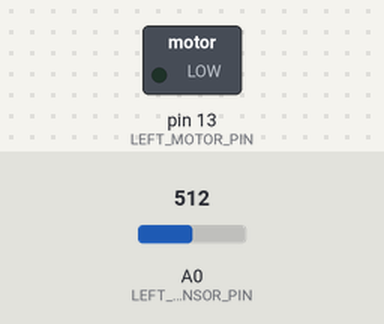
The sketch below on a simulated Arduino Uno, built with avr-gcc and run on an emulated ATmega328P. Parts: switched loads named in the sketch (green lamp = pin HIGH). Inputs (shaded band) come from the test bench; at power-on: A0 (LEFT_SENSOR_PIN) = 512.

Above: at 1.2 s.
1.3 s: A0 (LEFT_SENSOR_PIN) set to 489
At 2.4 s:
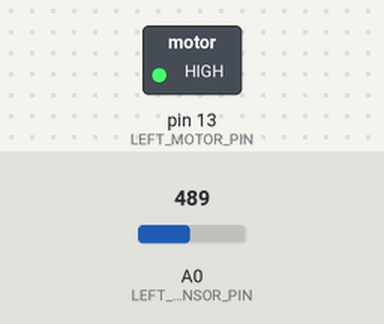
2.8 s: A0 (LEFT_SENSOR_PIN) set to 510
At 3.5 s:
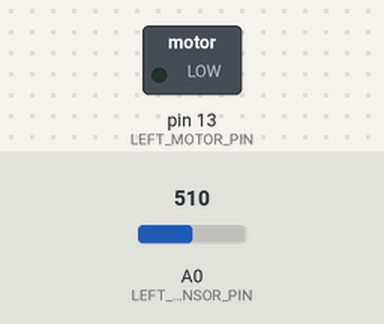
4.3 s: A0 (LEFT_SENSOR_PIN) set to 490
At 4.6 s:
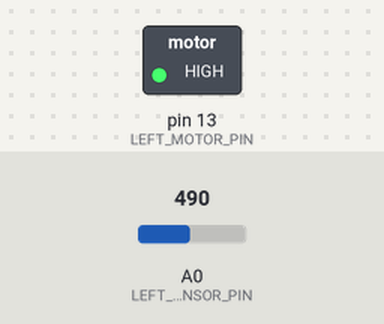
Timing chart, 0 to 7.3 s (numbered marks = the images above; inputs shaded):
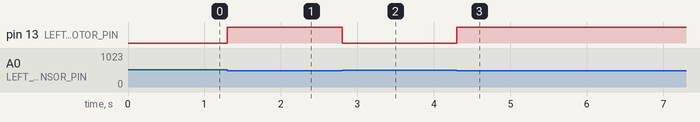

The sketch:

ir.ino
```cpp
// Define pin connections
#define LEFT_SENSOR_PIN A0
#define LEFT_MOTOR_PIN 13

// Define sensor threshold values
#define SENSOR_THRESHOLD 500

void setup() {
  // Set motor pins as outputs
  pinMode(LEFT_MOTOR_PIN, OUTPUT);
  //Serial.begin(9600);

}

void loop() {
  // Read sensor values
  int leftSensorValue = analogRead(LEFT_SENSOR_PIN);
  //delay(1000);
  //Serial.println(leftSensorValue);
  if (leftSensorValue < SENSOR_THRESHOLD) {
    // Turn left
    digitalWrite(LEFT_MOTOR_PIN, HIGH);
  }
  else {
    // No line detected, stop
    digitalWrite(LEFT_MOTOR_PIN, LOW);
  }
}
```

Measured:
- the behaviour switches between 500 and 499 on A0 (LEFT_SENSOR_PIN) (found by bisection; images 0 and 1)
- after the input at 1.3 s, pin 13 (LEFT_MOTOR_PIN): LOW → HIGH at once
- after the input at 2.8 s, pin 13 (LEFT_MOTOR_PIN): HIGH → LOW at once
- after the input at 4.3 s, pin 13 (LEFT_MOTOR_PIN): LOW → HIGH at once
